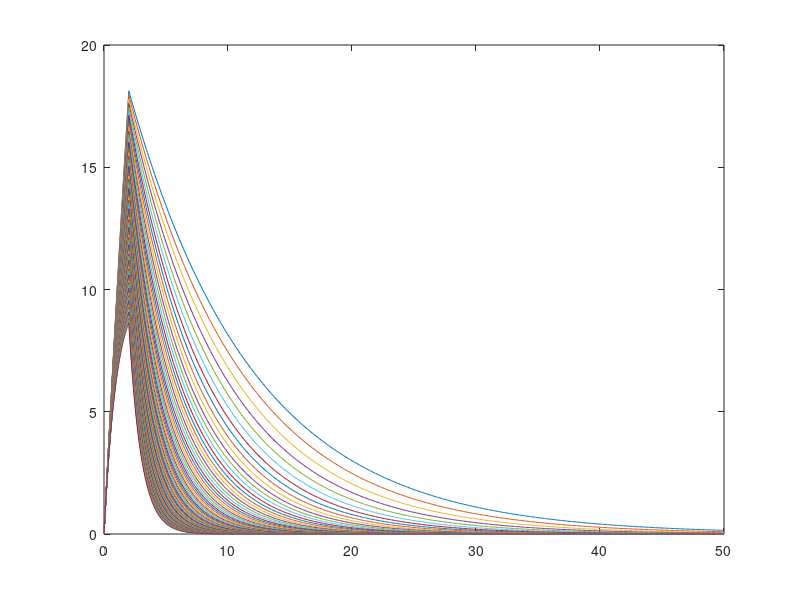

This chart was generated by the following MATLAB code: (Note: this script raises an error after producing the figure.)
k0=0;
k1=10;

beta = [0.1:0.01:1];
t0=2;

t1 = 0:0.01:t0;
[beta1 t1] = meshgrid(beta,t1);

t2 = (t0+0.1):0.1:50
[beta2 t2] = meshgrid(beta,t2);


X = k0./beta1+(k1-k0).*(1-exp(-beta1.*t1))./beta1;
%
X = [X ; k0./beta2+(k1-k0).*(1-exp(-beta2.*t0)).*exp(-beta2.*(t2-t0))./beta2];

h = plot([t1; t2],X); shg
a = makeColorMap([0 0 1],[0 1 0],length(beta));
for i=1:length(beta)
    set(h(i),'color',a(i,:))
end






%%
k0=0;
k1=10;

beta = [0.5]%:0.01:1];
t0=2;

t1 = 0:0.01:50;
[beta1 t1] = meshgrid(beta,t1);

%t2 = (t0+0.1):0.1:50
%[beta2 t2] = meshgrid(beta,t2);


X = k0./beta1+(k1-k0).*(1-exp(-beta1.*t1))./beta1;
%
%X = [X ; k0./beta2+(k1-k0).*(1-exp(-beta2.*t0)).*exp(-beta2.*(t2-t0))./beta2];

h = plot([t1],X); shg
a = makeColorMap([0 0 1],[0 1 0],length(beta));
for i=1:length(beta)
    set(h(i),'color',a(i,:))
end




%%
k0=0;
k1=10;
k2=5;

beta = [0.1:0.01:1];
t0=2;

t1 = 0:0.01:t0;
[beta1 t1] = meshgrid(beta,t1);

t2 = (t0+0.1):0.1:50
[beta2 t2] = meshgrid(beta,t2);


X = k0./beta1+(k1-k0).*(1-exp(-beta1.*t1))./beta1;
%
X = [X ; k0./beta2+(k1-k0).*(1-exp(-beta2.*t0)).*exp(-beta2.*(t2-t0))./beta2];

h = plot([t1; t2],X); shg
a = makeColorMap([0 0 1],[0 1 0],length(beta));
for i=1:length(beta)
    set(h(i),'color',a(i,:))
end
